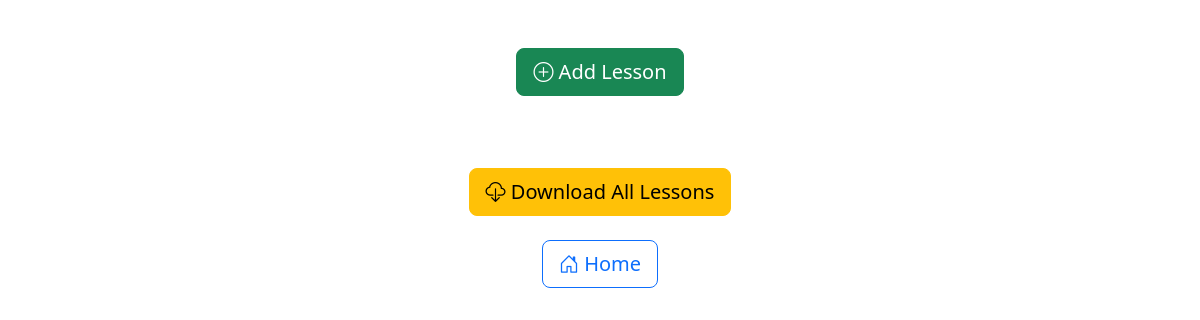
The page /lessons (signed in) on the database as committed earlier.
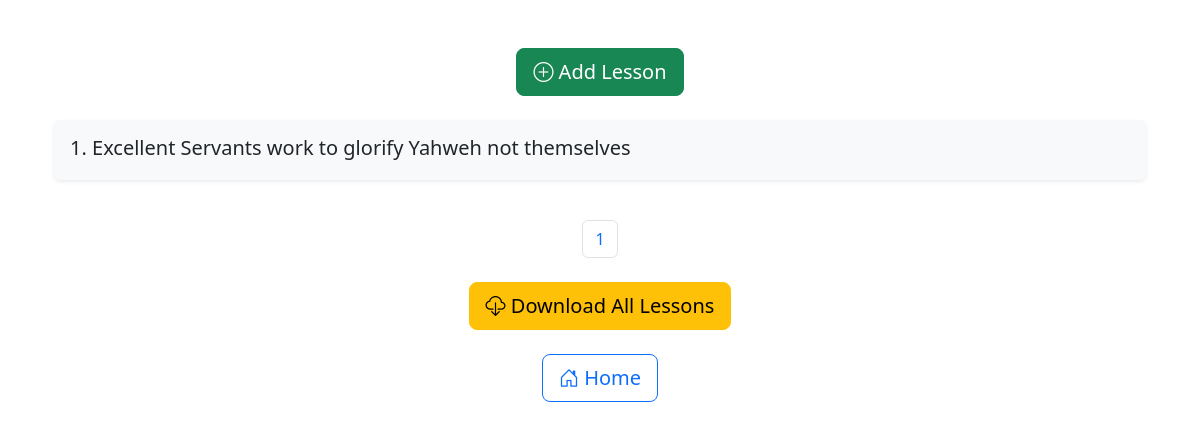
The same page on the database as committed later.
### application/models.py (models this page shows, shortened)
class Lesson(db.Model):
    id = db.Column(db.Integer, primary_key=True)
    title = db.Column(db.String(100), nullable=False)
    scripture_reading = db.Column(db.Text, nullable=False)
    memory_verse = db.Column(db.Text, nullable=False)
    date_posted = db.Column(db.DateTime, nullable=False, default=datetime.utcnow)
    introduction = db.Column(db.Text)
    conclusion = db.Column(db.Text)
    body = db.relationship('Body', backref='Lesson.id', lazy="joined")

### application/lessons/routes.py (the view)
@lessons_bp.route('/lessons', methods=['GET'])
@login_required
def lessons():
    page = request.args.get('page', 1, type=int)
    lessons = Lesson.query.order_by(Lesson.date_posted.desc()).paginate(page=page, per_page=10)
    print(type(lessons))  # Check the type of `lessons`
    return render_template('lessons.html', title='Sabbath Lessons', lessons=lessons)

### application/models.py (called while the page is built)
@login_manager.user_loader
def load_user(user_id):
    return User.query.get(int(user_id))

### application/templates/lessons.html
{% extends "layout.html" %}
{% block content %}
<div class="container py-4">
  <div class="mb-4 text-center">
    <a href="{{ url_for('lessons.add_lesson') }}" class="btn btn-success btn-lg">
      <i class="bi bi-plus-circle"></i> Add Lesson
    </a>
  </div>
  <fieldset class="mb-4">
    {% for lesson in lessons %}
      <div class="mb-3 p-3 bg-light rounded shadow-sm">
        <a href="{{ url_for('lessons.view_lesson', lesson_id=lesson.id) }}" class="text-decoration-none text-dark">
          <h5 class="mb-1">{{ lesson.id }}.    {{ lesson.title }}</h5>
        </a>
      </div>
    {% endfor %}
  </fieldset>
  <nav aria-label="Lessons pagination">
    <ul class="pagination justify-content-center">
      {% for page_num in lessons.iter_pages() %}
        {% if page_num %}
          <li class="page-item">
            <a class="page-link" href="{{ url_for('lessons.lessons', page=page_num) }}">{{ page_num }}</a>
          </li>
        {% else %}
          <li class="page-item disabled"><span class="page-link">...</span></li>
        {% endif %}
      {% endfor %}
    </ul>
  </nav>
  <div class="text-center mt-4">
    <a href="{{ url_for('static', filename='Lessons/lsn1-may.pdf') }}" class="btn btn-warning btn-lg">
      <i class="bi bi-cloud-download"></i> Download All Lessons
    </a>
  </div>
  <div class="mt-4 text-center">
    <small>
      <h5>
        <a href="{{ url_for('main.home') }}" class="btn btn-outline-primary btn-lg">
          <i class="bi bi-house-door"></i> Home
        </a>
      </h5>
    </small>
  </div>
</div>
{% endblock content %}

Rows that differ between the two databases and show on the page:
added Lesson: id "1", title "Excellent Servants work to glorify Yahweh not themselves"
Other text that changed with them:
new list line: "1"
